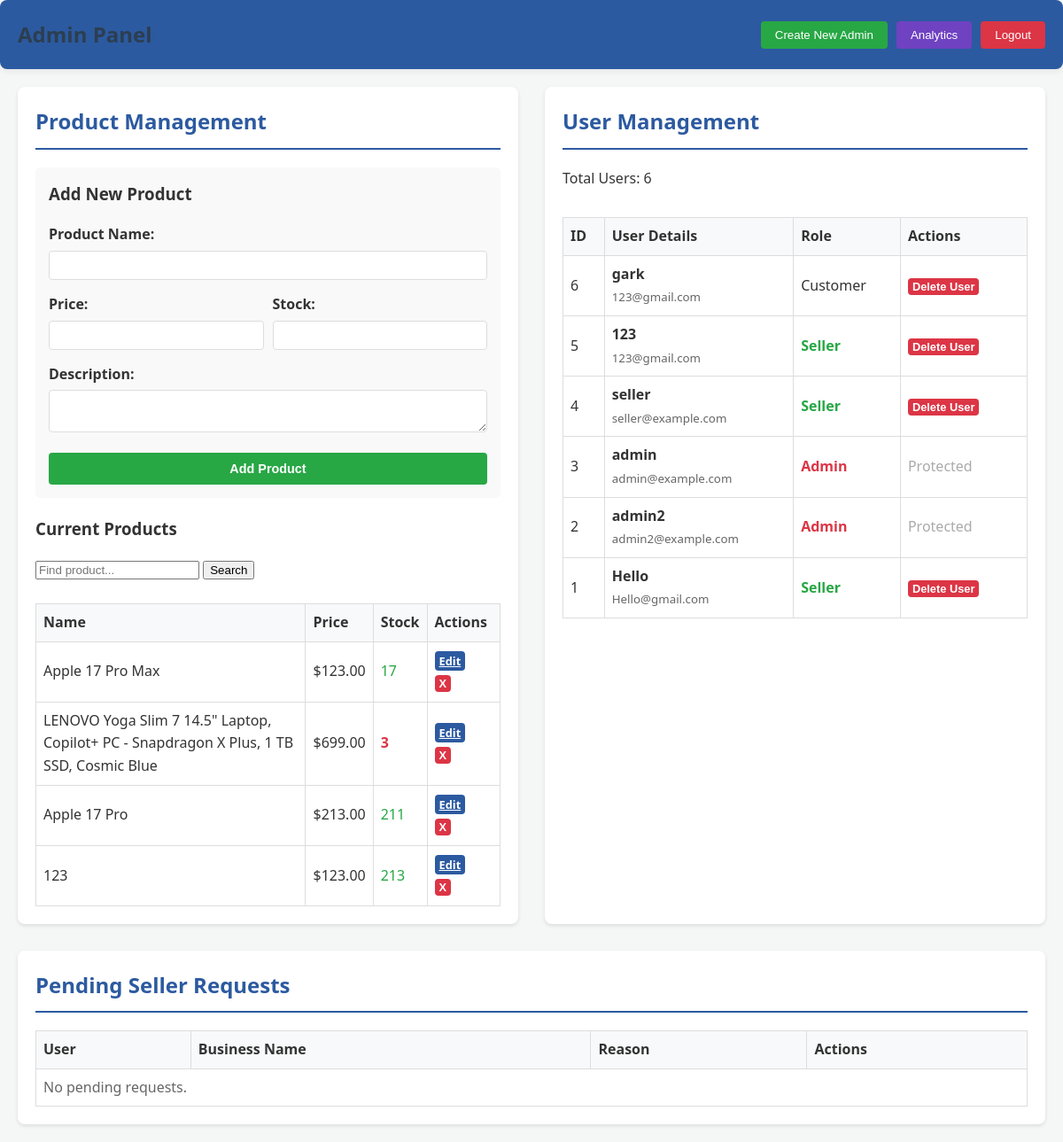
The app's page /admin/dashboard (signed in) with its own data.
### tables this page shows
CREATE TABLE products (
            id INTEGER PRIMARY KEY AUTOINCREMENT,
            seller_id INTEGER,
            name TEXT NOT NULL,
            price REAL NOT NULL,
            description TEXT,
            image_url TEXT,
            stock INTEGER DEFAULT 0,
            created_at TIMESTAMP DEFAULT CURRENT_TIMESTAMP,
            FOREIGN KEY (seller_id) REFERENCES users (id)
        );

CREATE TABLE users (
            id INTEGER PRIMARY KEY AUTOINCREMENT,
            username TEXT UNIQUE NOT NULL,
            password_hash TEXT NOT NULL,
            email TEXT NOT NULL,
            role TEXT DEFAULT 'customer', -- customer, seller, admin
            created_at TIMESTAMP DEFAULT CURRENT_TIMESTAMP
        );

### Main.py (the view)
@app.route('/admin/dashboard')
@login_required
@admin_required
def admin_dashboard():
    conn = get_db_connection()
    users = conn.execute('SELECT id, username, email, role, created_at FROM users ORDER BY created_at DESC').fetchall()
    products = conn.execute('SELECT p.*, u.username AS seller_name FROM products p LEFT JOIN users u ON p.seller_id=u.id').fetchall()
    logs = conn.execute('SELECT * FROM system_logs ORDER BY timestamp DESC LIMIT 50').fetchall()
    requests = conn.execute('''
        SELECT r.*, u.username, u.email
        FROM seller_requests r
        JOIN users u ON r.user_id = u.id
        WHERE r.status = 'pending'
    ''').fetchall()
    conn.close()
    return render_template('admin_dashboard.html', users=users, products=products, logs=logs,requests=requests)

### Main.py (called while the page is built)
def get_db_connection():
    conn = sqlite3.connect(DATABASE)
    conn.row_factory = sqlite3.Row
    return conn

@app.after_request
def add_security_headers(response):
    response.headers['X-Frame-Options'] = 'SAMEORIGIN'
    response.headers['X-Content-Type-Options'] = 'nosniff'
    return response

def login_required(f):
    @wraps(f)
    def decorated_function(*args, **kwargs):
        if 'user_id' not in session:
            return redirect(url_for('login'))
        return f(*args, **kwargs)
    return decorated_function

def admin_required(f):
    @wraps(f)
    def decorated_function(*args, **kwargs):
        if session.get('role') != 'admin':
            flash('Admin only area.')
            return redirect(url_for('index'))
        return f(*args, **kwargs)
    return decorated_function

@app.before_request
def track_page_view():
    path = request.path
    if path.startswith('/static') or path.startswith('/uploads'):
        return
    user_id = session.get('user_id')
    ua = request.headers.get('User-Agent')
    try:
        conn = get_db_connection()
        conn.execute('INSERT INTO page_views (user_id, path, user_agent) VALUES (?, ?, ?)',
                     (user_id, path, ua))
        conn.commit()
        conn.close()
    except Exception as e:
        app.logger.debug('analytics error: %s', e)

### templates/admin_dashboard.html (shortened to what this page needs)
<!DOCTYPE html>
<html>
<head>
    <link rel="stylesheet" href="{{ url_for('static', filename='css/admin.css') }}">
</head>
<body>
    <div class="header">
        <h1>Admin Panel</h1>
        <div class="header-actions">
            <a href="{{ url_for('admin_create_account') }}">
                <button class="logout-btn btn-success">Create New Admin</button>
            </a>
            <a href="{{ url_for('analytics') }}">
                <button class="logout-btn btn-analytics">Analytics</button>
            </a>
            <form method="post" action="{{ url_for('logout') }}" class="inline-form">
                <button type="submit" class="logout-btn">Logout</button>
            </form>
        </div>
    </div>
    <div class="container">
        <div class="section">
            <h2>Product Management</h2>
            <div class="add-product-box">
                <h3>Add New Product</h3>
                <form method="post" action="{{ url_for('seller_add_product') }}">
                    <div class="form-group">
                        <label>Product Name:</label>
                        <input type="text" name="name" required>
                    </div>
                    <div class="form-row">
                        <div class="form-group form-col">
                            <label>Price:</label>
                            <input type="number" name="price" step="0.01" min="0" required>
                        </div>
                        <div class="form-group form-col">
                            <label>Stock:</label>
                            <input type="number" name="stock" min="0" required>
                        </div>
                    </div>
                    <div class="form-group">
                        <label>Description:</label>
                        <textarea name="description" rows="2"></textarea>
                    </div>
                    <button type="submit" class="btn btn-success btn-block">Add Product</button>
                </form>
            </div>
            <h3>Current Products</h3>
            <form action="{{ url_for('admin_dashboard') }}" method="GET" class="search-form">
                <input type="text" name="q" placeholder="Find product..." value="{{ search_query }}">
                <button type="submit">Search</button>
            </form>
            <div class="table-scroll">
                <table class="products-table">
                    <thead>
                        <tr>
                            <th>Name</th>
                            <th>Price</th>
                            <th>Stock</th>
                            <th>Actions</th>
                        </tr>
                    </thead>
                    <tbody>
                        {% for product in products %}
                        <tr>
                            <td>{{ product.name }}</td>
                            <td>${{ "%.2f"|format(product.price) }}</td>
                            <td class="{% if product.stock < 5 %}stock-low{% else %}stock-ok{% endif %}">
                                {{ product.stock }}
                            </td>
                            <td>
                                <a href="{{ url_for('seller_edit_product', product_id=product.id) }}"
                                    class="btn btn-sm">Edit</a>
                                <form method="post" action="{{ url_for('seller_delete_product') }}" class="inline-form">
                                    <button type="submit" class="btn btn-danger btn-sm"
                                        onclick="return confirm('Delete?')">X</button>
                                </form>
                            </td>
                        </tr>
                        {% endfor %}
                    </tbody>
                </table>
            </div>
        </div>
        <div class="section">
            <h2>User Management</h2>
            <p>Total Users: {{ users|length }}</p>
            <div class="table-scroll-large">
                <table class="products-table">
                    <thead>
                        <tr>
                            <th>ID</th>
                            <th>User Details</th>
                            <th>Role</th>
                            <th>Actions</th>
                        </tr>
                    </thead>
                    <tbody>
                        {% for user in users %}
                        <tr>
                            <td>{{ user.id }}</td>
                            <td>
                                <strong>{{ user.username }}</strong><br>
                                <small style="color: #666;">{{ user.email }}</small>
                            </td>
                            <td>
                                {% if user.role == 'admin' %}
                                <span class="badge-admin">Admin</span>
                                {% elif user.role == 'seller' %}
                                <span class="badge-seller">Seller</span>
                                {% else %}
                                Customer
                                {% endif %}
                            </td>
                            <td>
                                {% if user.role != 'admin' %}
                                <form method="post" action="{{ url_for('admin_delete_user') }}"
                                    onsubmit="return confirm('Are you sure you want to delete this user? This cannot be undone.');">
                                    <button type="submit" class="btn btn-danger btn-sm">Delete User</button>
                                </form>
                                {% else %}
                                <span class="badge-protected">Protected</span>
                                {% endif %}
                            </td>
                        </tr>
                        {% endfor %}
                    </tbody>
                </table>
            </div>
        </div>
    </div>
    <div class="section mt-30">
        <h2>Pending Seller Requests</h2>
        <table class="products-table">
            <thead>
                <tr>
                    <th>User</th>
                    <th>Business Name</th>
                    <th>Reason</th>
                    <th>Actions</th>
                </tr>
            </thead>
            <tbody>
                {% for req in requests %}
                <tr>
                    <td>{{ req.username }} ({{ req.email }})</td>
                    <td>{{ req.business_name }}</td>
                    <td>{{ req.reason }}</td>
                    <td>
                        <form action="{{ url_for('approve_seller', request_id=req.id) }}" method="post"
                            class="inline-form">
                            <input type="hidden" name="csrf_token" value="{{ csrf_token() }}"/>
                            <button type="submit" class="btn btn-success">Approve</button>
                        </form>
                        <form action="{{ url_for('reject_seller', request_id=req.id) }}" method="post"
                            class="inline-form">
                            <input type="hidden" name="csrf_token" value="{{ csrf_token() }}"/>
                            <button type="submit" class="btn btn-danger">Reject</button>
                        </form>
                    </td>
                </tr>
                {% else %}
                <tr>
                    <td colspan="4" class="empty-state">No pending requests.</td>
                </tr>
                {% endfor %}
            </tbody>
        </table>
    </div>
</body>
</html>

### static/css/admin.css (style rules this page uses)
.header { background: #2c5aa0; color: white; padding: 20px; margin: -20px -20px 20px -20px; display: flex; justify-content: space-between; align-items: center; }
.header h1 { margin: 0; }
.logout-btn { background: #dc3545; color: white; padding: 8px 16px; border: none; border-radius: 4px; cursor: pointer; }
.container { display: grid; grid-template-columns: 1fr 1fr; gap: 30px; margin-bottom: 30px; }
.section { background: white; padding: 20px; border-radius: 8px; box-shadow: 0 2px 4px rgba(0, 0, 0, 0.1); }
.section h2 { margin-top: 0; color: #2c5aa0; border-bottom: 2px solid #2c5aa0; padding-bottom: 10px; }
.form-group { margin-bottom: 15px; }
.form-group label { display: block; margin-bottom: 5px; font-weight: bold; }
.form-group input, .form-group textarea { width: 100%; padding: 8px; border: 1px solid #ddd; border-radius: 4px; box-sizing: border-box; }
.btn { background: #2c5aa0; color: white; padding: 10px 20px; border: none; border-radius: 4px; cursor: pointer; margin-right: 10px; }
.btn-analytics { background: #6f42c1; }
.btn-danger { background: #dc3545; }
.btn-success { background: #28a745; }
.products-table, .messages-table { width: 100%; border-collapse: collapse; margin-top: 15px; }
.products-table th, .products-table td, .messages-table th, .messages-table td { border: 1px solid #ddd; padding: 8px; text-align: left; }
.products-table th, .messages-table th { background: #f8f9fa; font-weight: bold; }
.stock-low { color: #dc3545; font-weight: bold; }
.stock-ok { color: #28a745; }
.inline-form { display: inline; }
.header-actions { display: flex; gap: 10px; }
.add-product-box { background: #f9f9f9; padding: 15px; border-radius: 5px; margin-bottom: 20px; }
.add-product-box h3 { margin-top: 0; }
.form-row { display: flex; gap: 10px; }
.form-col { flex: 1; }
.btn-block { width: 100%; }
.search-form { margin-bottom: 10px; }
.table-scroll { max-height: 400px; overflow-y: auto; }
.table-scroll-large { max-height: 700px; overflow-y: auto; }
.btn-sm { padding: 2px 5px; font-size: 0.8em; }
.badge-admin { color: #dc3545; font-weight: bold; }
.badge-seller { color: #28a745; font-weight: bold; }
.badge-protected { color: #aaa; }
.empty-state { text-align: center; color: #666; }
.mt-30 { margin-top: 30px; }
.form-group input, .form-group textarea { width: 100%; padding: 8px; }

### static/css/base.css (style rules this page uses)
body { font-family: 'Segoe UI', Tahoma, Geneva, Verdana, sans-serif; margin: 0; padding: 20px; background-color: #f4f7f6; color: #333; line-height: 1.6; }
.header { display: flex; justify-content: space-between; align-items: center; background: white; padding: 15px 30px; margin-bottom: 30px; border-radius: 8px; box-shadow: 0 4px 6px rgba(0, 0, 0, 0.05); }
.header h1 { margin: 0; font-size: 1.5rem; color: #2c3e50; }
.inline-form { display: inline-flex; align-items: center; }
.btn { background-color: #2c5aa0; color: white; padding: 9px 18px; border: none; border-radius: 5px; cursor: pointer; font-weight: 600; font-size: 0.9rem; transition: background-color 0.2s; }

### records on screen
products: name "Apple 17 Pro Max", price "123.00", stock "17"
products: name "LENOVO Yoga Slim 7 14.5\" Laptop, Copilot+ PC - Snapdragon X Plus, 1 TB SSD, Cosmic Blue", price "699.00", stock "3"
products: name "Apple 17 Pro", price "213.00", stock "211"
products: name "123", price "123.00", stock "213"
users: id "6", username "gark", email "123@gmail.com", role "Customer"
users: id "5", username "123", email "123@gmail.com", role "Seller"
users: id "4", username "seller", email "seller@example.com", role "Seller"
users: id "3", username "admin", email "admin@example.com", role "Admin"
users: id "2", username "admin2", email "admin2@example.com", role "Admin"
users: id "1", username "Hello", email "Hello@gmail.com", role "Seller"

### other values on screen
{{ users|length }} "6"
